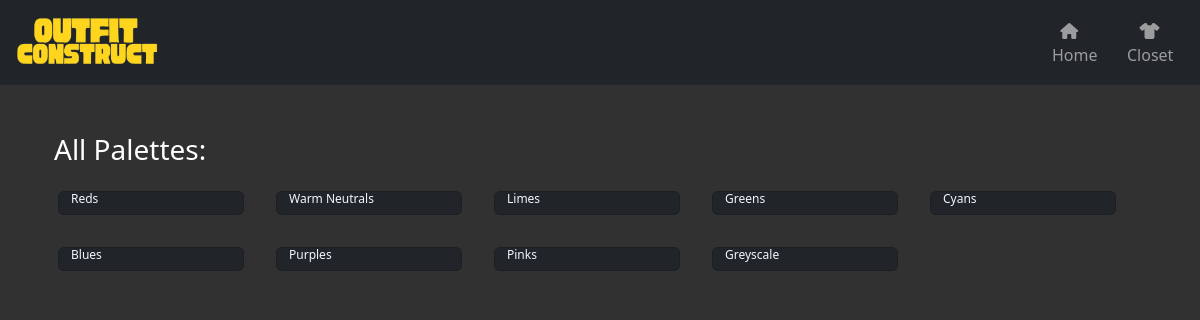
Page /Outfit_Construct/palette/home on the committed database.
### Outfit_Construct/models.py (models this page shows)
class Palette(models.Model):
    palette_id = models.IntegerField(blank=True, primary_key=True)
    palette_description = models.TextField(blank=True, max_length=50)
    class Meta:
        managed = True
        db_table = 'palette'
        verbose_name_plural = "Palette"

### Outfit_Construct/views.py (the view)
# urls.py: path("Outfit_Construct/palette/home", views.palette_home, name = "palette_home"),
def palette_home(request):
    template = loader.get_template('palette_home.html')
    palette = Palette.objects.all()
    context = {
        'drawers': palette
    }
    return HttpResponse(template.render(context, request))

### templates/palette_home.html (shortened to what this page needs)
<!DOCTYPE html>
<html lang="en">
<head>
    {% load static %}
    <link href="https://cdn.jsdelivr.net/npm/bootstrap@5.2.0/dist/css/bootstrap.min.css" rel="stylesheet">
    <link rel="stylesheet" href="{% static 'styles.css' %}"/>
</head>
<body lang = en>
    <nav class="navbar navbar-expand-lg navbar-dark bg-dark">
        <div class="container">
            <a href="{% url 'home' %}" class="plainLink"><img src="{% static 'images/outfit_construct_logo_transparent.png' %}" width = "150px" height="69px" alt="Logo"></a>
        </div>
        <div class="collapse navbar-collapse" id="navbarNav">
            <ul class="navbar-nav">
                <li class="nav-item">
                    <a class="nav-link" href="{% url 'home' %}">&nbsp;&nbsp;<i class="fa-solid fa-house"></i>Home</a>
                </li>
                <li class="nav-item">
                    <a class="nav-link" href="{% url 'createPage' %}">&nbsp;&nbsp;&nbsp;<i class="fa-solid fa-shirt"></i>Closet</a>
                </li>
            </ul>
        </div>
    </nav>
    <div class="container mb-3 homepage">
        <br>
            <br>
    <div class = container>
            <div class = "row mb-3">
            <h3>All Palettes: </h3>
                {% for drawer in drawers %}
                            <div class="col-2 card bg-dark m-3"> <a href = "{% url 'selected_palette' %}?palette_id={{ drawer.palette_id }}">
                                <h3 class = "plainLink smallText">{{drawer.palette_description}}</h3>
                                </a>
                            </div>
                {% endfor %}
            </div>
             <br>
        </div>
    </div>
    <br>
    <br>
</body>
</html>

### static/styles.css (style rules this page uses)
body { background-color: #313131; }
a { text-decoration: none; !important; }
h3 { color: white; }
.homepage { background-repeat: no-repeat; }
.plainLink { text-decoration : none; !important; color: aliceblue; }
.smallText { font-size: 12px; }

### rows in the picture
Palette: palette_description "Reds"
Palette: palette_description "Warm Neutrals"
Palette: palette_description "Limes"
Palette: palette_description "Greens"
Palette: palette_description "Cyans"
Palette: palette_description "Blues"
Palette: palette_description "Purples"
Palette: palette_description "Pinks"
Palette: palette_description "Greyscale"
